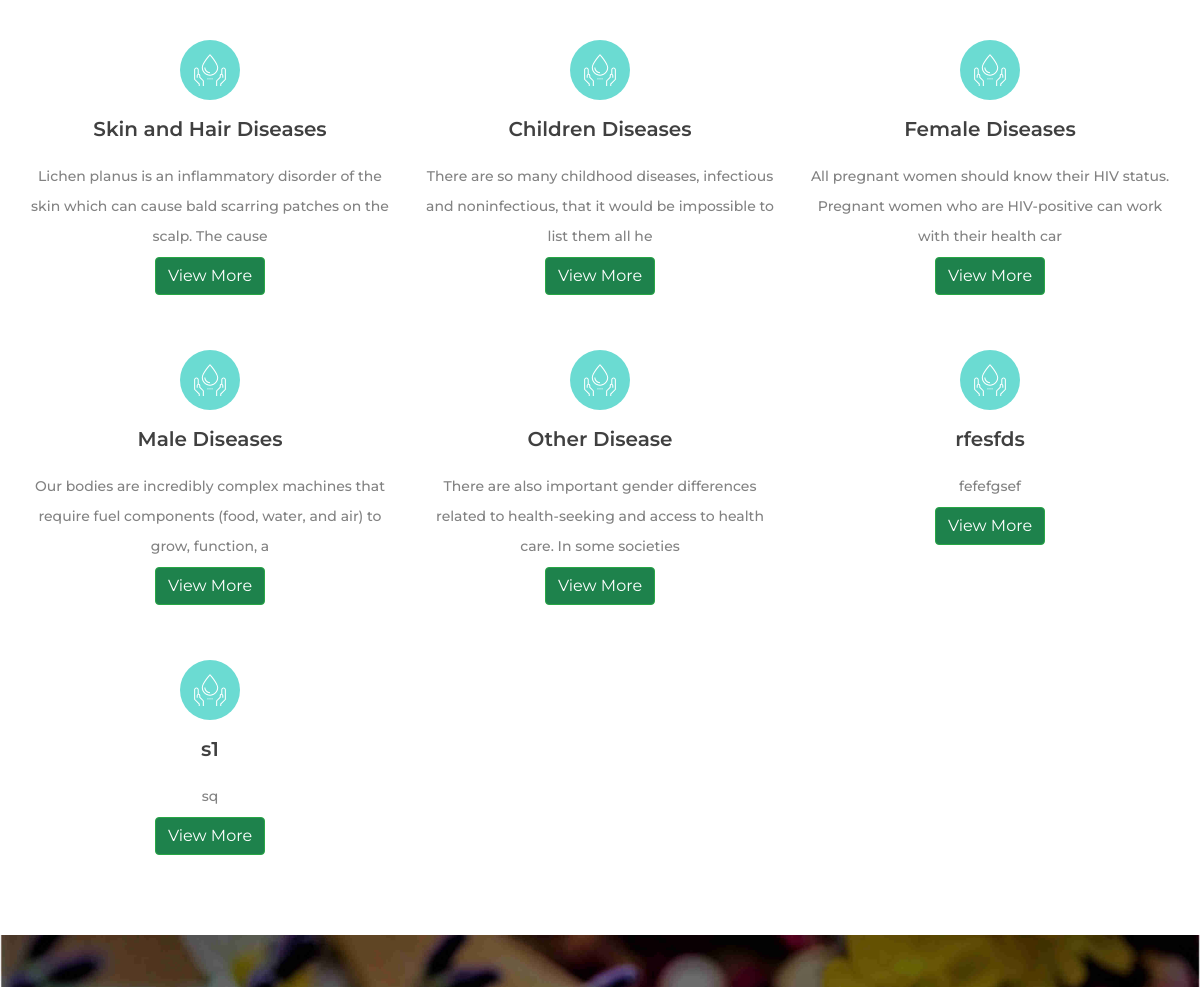
Before: / (middle part) with the older database file.
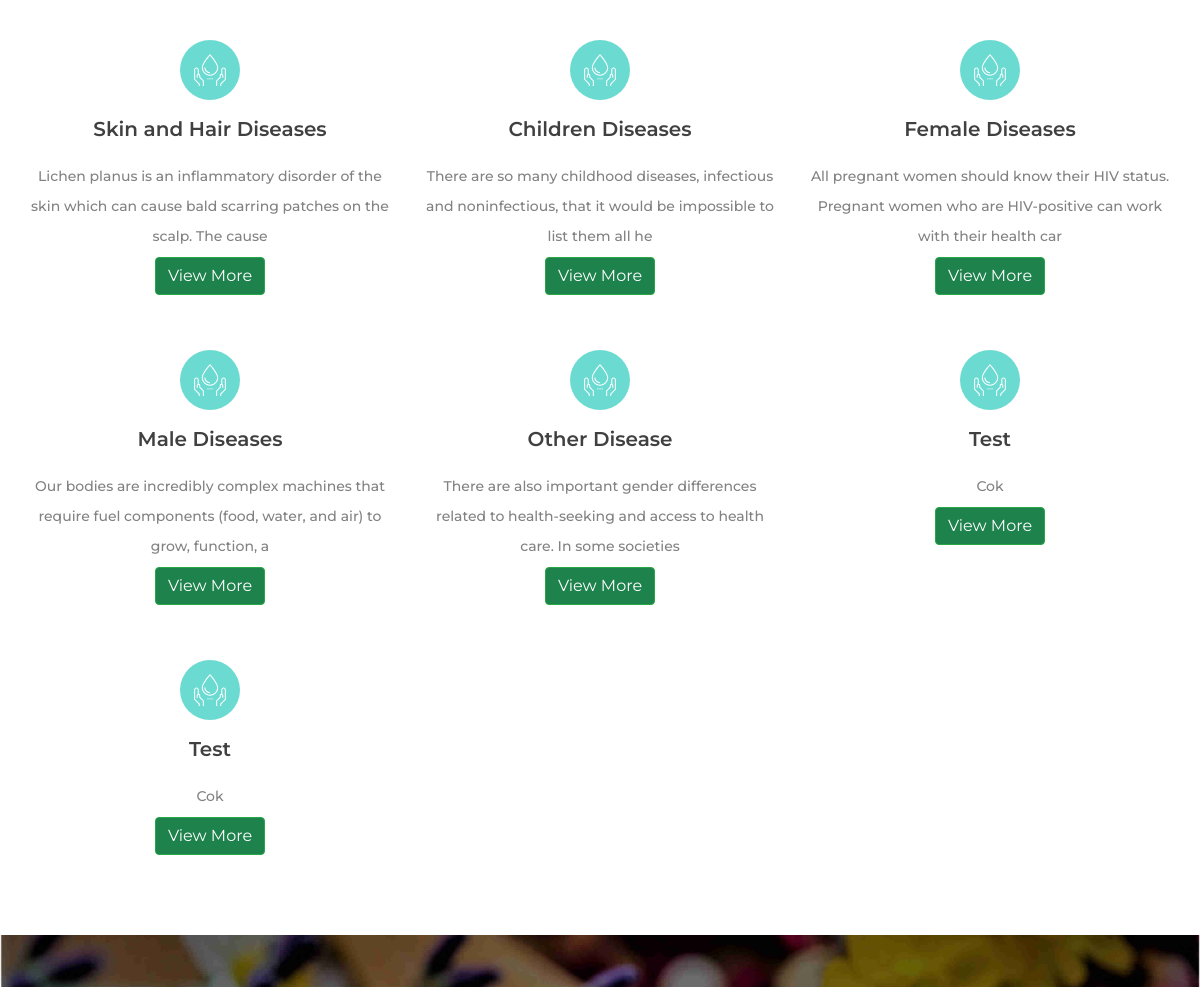
After: the same page with the newer database file.
### tables this page shows
CREATE TABLE `services` (
  `id` int(255) NOT NULL,
  `name` varchar(255) NOT NULL,
  `symptom` varchar(500) NOT NULL,
  `description` varchar(500) NOT NULL,
  `image` blob
);

### index.php (the view, shortened to what this page needs)
<!DOCTYPE html>
<html lang="en">
<head>
    <link rel="stylesheet" type="text/css" href="styles/bootstrap-4.1.2/bootstrap.min.css">
    <link href="plugins/font-awesome-4.7.0/css/font-awesome.min.css" rel="stylesheet" type="text/css">
    <link rel="stylesheet" type="text/css" href="plugins/OwlCarousel2-2.2.1/owl.carousel.css">
    <link rel="stylesheet" type="text/css" href="plugins/OwlCarousel2-2.2.1/owl.theme.default.css">
    <link rel="stylesheet" type="text/css" href="plugins/OwlCarousel2-2.2.1/animate.css">
    <link href="plugins/jquery-datepicker/jquery-ui.css" rel="stylesheet" type="text/css">
    <link rel="stylesheet" type="text/css" href="styles/main_styles.css">
    <link rel="stylesheet" type="text/css" href="styles/responsive.css">
</head>
<body>
    <div class="super_container">
        <div class="services">
            <div class="container">
                <div class="row services_row">
                    <?php   $connect = mysqli_connect("localhost","drakpandey","Pandey@809","akpandey");
                                        $query = "SELECT * FROM services ORDER BY id ASC";
                                        $result = mysqli_query($connect, $query);
                                        if(mysqli_num_rows($result) > 0)
                                                  {
                                                       while($row = mysqli_fetch_array($result))
                                                       {
                                                  ?>
                      <div class="col-xl-4 col-md-6 service_col">
                        <div class="service text-center">
                                <div class="service">
                                     <div class="icon_container d-flex flex-column align-items-center justify-content-center ml-auto mr-auto">
                                        <div class="icon"><img src="images/icon_4.svg" alt="https://www.flaticon.com/authors/prosymbols"></div>
                                     </div>
                                        <div class="service_title"><?php echo $row["name"]; ?></div>
                                        <div class="service_text">
                                            <p style="padding-bottom:5px;"><?php echo substr($row["description"],0,115);?></p>
                                      <a href="details.php?id=<?php echo $row["id"];?>">
                                        <button type="button" class="btn btn-success" style="background-color: #1e824c;">View More</button></a>
                                            </div>
                                </div>
                        </div>
                    </div>
                               <?php
                               }
                          }
                          ?>
                </div>
            </div>
        </div>
        <div class="extra">
        </div>
    </div>
</body>
</html>

Changed rows visible on the page:
removed services: name "rfesfds", description "fefefgsef"
removed services: name "s1", description "sq"
added services: name "Test", description "Cok"
added services: name "Test", description "Cok"
